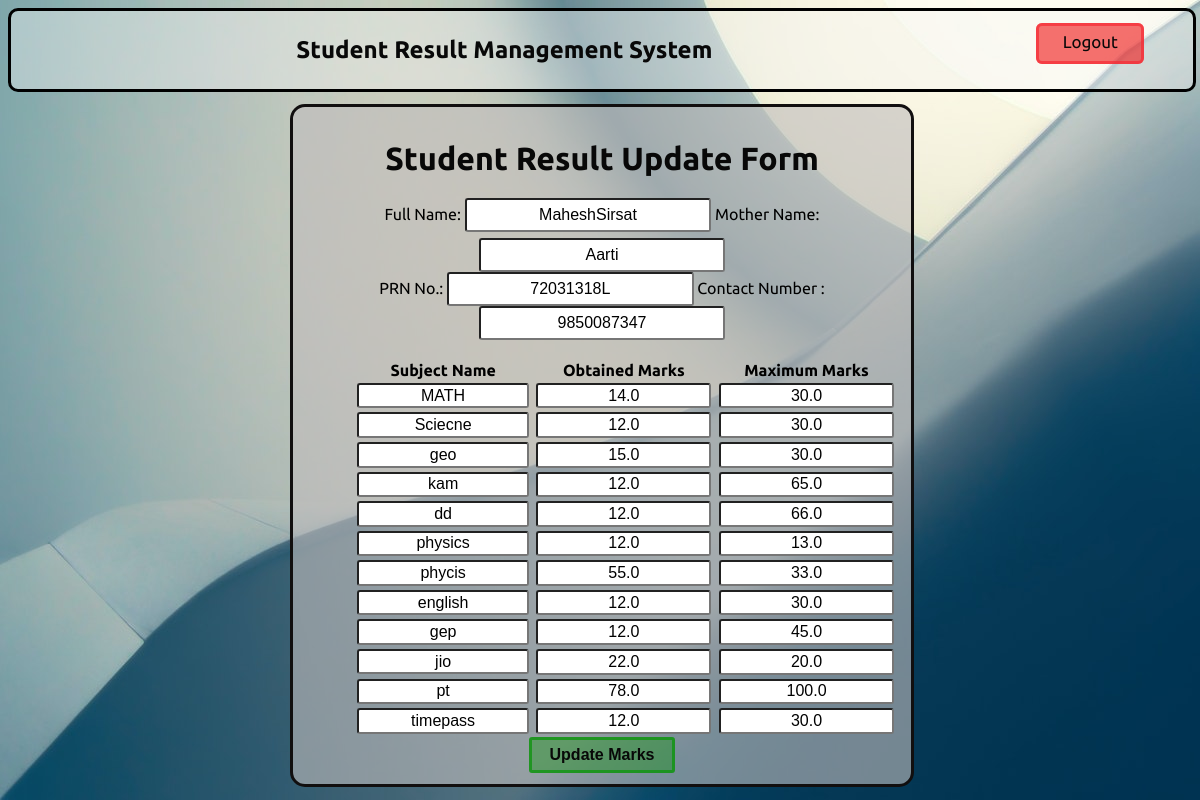
The app's page /updateview/72031318L/ (signed in) with its own data.
### SRMS/models.py (models this page shows, shortened)
class StudentInfo(models.Model):
    Full_Name=models.CharField(max_length=30,default="")
    PRN_No=models.CharField(max_length=20,default="",primary_key=True)
    Mother_Name=models.CharField(max_length=13,default="")
    Contact_Number=models.IntegerField()
    Subject_Name_1=models.CharField(max_length=20,default="",blank=True)
    Obtained_Marks_1=models.CharField(default="",max_length=3,blank=True)
    Maximum_Marks_1=models.CharField(default="",max_length=3,blank=True)
    Subject_Name_2=models.CharField(max_length=20,default="",blank=True)
    Obtained_Marks_2=models.CharField(default="",max_length=3,blank=True)
    Maximum_Marks_2=models.CharField(default="",max_length=3,blank=True)
    Subject_Name_3=models.CharField(max_length=20,default="",blank=True)
    Obtained_Marks_3=models.CharField(default="",max_length=3,blank=True)
    Maximum_Marks_3=models.CharField(default="",max_length=3,blank=True)
    Subject_Name_4=models.CharField(max_length=20,default="",blank=True)
    Obtained_Marks_4=models.CharField(default="",max_length=3,blank=True)
    Maximum_Marks_4=models.CharField(default="",max_length=3,blank=True)
    Subject_Name_5=models.CharField(max_length=20,default="",blank=True)
    Obtained_Marks_5=models.CharField(default="",max_length=3,blank=True)
    Maximum_Marks_5=models.CharField(default="",max_length=3,blank=True)
    Subject_Name_6=models.CharField(max_length=20,default="",blank=True)
    Obtained_Marks_6=models.CharField(default="",max_length=3,blank=True)
    Maximum_Marks_6=models.CharField(default="",max_length=3,blank=True)
    Subject_Name_7=models.CharField(max_length=20,default="",blank=True)
    Obtained_Marks_7=models.CharField(default="",max_length=3,blank=True)
    Maximum_Marks_7=models.CharField(default="",max_length=3,blank=True)
    Subject_Name_8=models.CharField(max_length=20,default="",blank=True)
    Obtained_Marks_8=models.CharField(default="",max_length=3,blank=True)
    Maximum_Marks_8=models.CharField(default="",max_length=3,blank=True)
    Subject_Name_9=models.CharField(max_length=20,default="",blank=True)
    Obtained_Marks_9=models.CharField(default="",max_length=3,blank=True)
    Maximum_Marks_9=models.CharField(default="",max_length=3,blank=True)
    Subject_Name_10=models.CharField(max_length=20,default="",blank=True)
    Obtained_Marks_10=models.CharField(default="",max_length=3,blank=True)
    Maximum_Marks_10=models.CharField(default="",max_length=3,blank=True)
    Subject_Name_11=models.CharField(max_length=20,default="",blank=True)
    Obtained_Marks_11=models.CharField(default="",max_length=3,blank=True)
    Maximum_Marks_11=models.CharField(default="",max_length=3,blank=True)
    Subject_Name_12=models.CharField(max_length=20,default="",blank=True)
    Obtained_Marks_12=models.CharField(default="",max_length=3,blank=True)
    Maximum_Marks_12=models.CharField(default="",max_length=3,blank=True)

### SRMS/views.py (the view)
# urls.py: url('^updateview/(?P<id>\d*[a-zA-Z])/$',views.update_view),
@login_required
def  update_view(request,id):
    form=models.StudentInfo.objects.get(PRN_No=id)
    if request.method=="POST":
        form=forms.StudentInfo(request.POST,instance=form)
        if form.is_valid():
            form.save()
            return redirect("/listview/")
    return render(request,'SRMS/update_view.html',{"Studentinfo":form})

### template/SRMS/update_view.html (shortened to what this page needs)
<!DOCTYPE html>
{% load static %}
<html lang="en">
<head>
    <link rel="stylesheet" type="text/css" href="{% static 'css/base.css' %}">
</head>
<body>
    <nav class="navbar">
        <h1>Student Result Management System</h1>
        <p>
            <a href="/accounts/logout">Logout</a>
        </p>
    </nav>
    <div class="container d2 table1 textfield">
    <h1>Student Result Update Form</h1>
    <form method='POST'>
        Full Name: <input type="text" class="gap" name="Full_Name" value="{{Studentinfo.Full_Name}}" id="">
        Mother Name: <input type="text" name="Mother_Name" value="{{Studentinfo.Mother_Name}}" id="">
        <br>
        PRN No.: <input type="text" name="PRN_No" value="{{Studentinfo.PRN_No}}" id="">
        Contact Number : <input type="text" name="Contact_Number" value="{{Studentinfo.Contact_Number}}" id="">
        <br> <br>
        <table >
            <thead>
                <th>Subject Name</th>
                <th>Obtained Marks</th>
                <th>Maximum Marks</th>
            </thead>
            <tr>
               <td><input type="text" name="Subject_Name_1" value="{{Studentinfo.Subject_Name_1}}" id=""></td>
               <td><input type="text" name="Obtained_Marks_1" value="{{Studentinfo.Obtained_Marks_1}}" id=""></td>
               <td><input type="text" name="Maximum_Marks_1" value="{{Studentinfo.Maximum_Marks_1}}" id=""></td>
            </tr>
            <tr>
                <td><input type="text" name="Subject_Name_2" value="{{Studentinfo.Subject_Name_2}}" id=""></td>
                <td><input type="text" name="Obtained_Marks_2" value="{{Studentinfo.Obtained_Marks_2}}" id=""></td>
                <td><input type="text" name="Maximum_Marks_2" value="{{Studentinfo.Maximum_Marks_2}}" id=""></td>
             </tr>
             <tr>
                <td><input type="text" name="Subject_Name_3" value="{{Studentinfo.Subject_Name_3}}" id=""></td>
                <td><input type="text" name="Obtained_Marks_3" value="{{Studentinfo.Obtained_Marks_3}}" id=""></td>
                <td><input type="text" name="Maximum_Marks_3" value="{{Studentinfo.Maximum_Marks_3}}" id=""></td>
             </tr>
             <tr>
                <td><input type="text" name="Subject_Name_4" value="{{Studentinfo.Subject_Name_4}}" id=""></td>
                <td><input type="text" name="Obtained_Marks_4" value="{{Studentinfo.Obtained_Marks_4}}" id=""></td>
                <td><input type="text" name="Maximum_Marks_4" value="{{Studentinfo.Maximum_Marks_4}}" id=""></td>
             </tr>
             <tr>
                <td><input type="text" name="Subject_Name_5" value="{{Studentinfo.Subject_Name_5}}" id=""></td>
                <td><input type="text" name="Obtained_Marks_5" value="{{Studentinfo.Obtained_Marks_5}}" id=""></td>
                <td><input type="text" name="Maximum_Marks_5" value="{{Studentinfo.Maximum_Marks_5}}" id=""></td>
             </tr>
             <tr>
                <td><input type="text" name="Subject_Name_6" value="{{Studentinfo.Subject_Name_6}}" id=""></td>
                <td><input type="text" name="Obtained_Marks_6" value="{{Studentinfo.Obtained_Marks_6}}" id=""></td>
                <td><input type="text" name="Maximum_Marks_6" value="{{Studentinfo.Maximum_Marks_6}}" id=""></td>
             </tr>
             <tr>
                <td><input type="text" name="Subject_Name_7" value="{{Studentinfo.Subject_Name_7}}" id=""></td>
                <td><input type="text" name="Obtained_Marks_7" value="{{Studentinfo.Obtained_Marks_7}}" id=""></td>
                <td><input type="text" name="Maximum_Marks_7" value="{{Studentinfo.Maximum_Marks_7}}" id=""></td>
             </tr>
             <tr>
                <td><input type="text" name="Subject_Name_8" value="{{Studentinfo.Subject_Name_8}}" id=""></td>
                <td><input type="text" name="Obtained_Marks_8" value="{{Studentinfo.Obtained_Marks_8}}" id=""></td>
                <td><input type="text" name="Maximum_Marks_8" value="{{Studentinfo.Maximum_Marks_8}}" id=""></td>
             </tr>
             <tr>
                <td><input type="text" name="Subject_Name_9" value="{{Studentinfo.Subject_Name_9}}" id=""></td>
                <td><input type="text" name="Obtained_Marks_9" value="{{Studentinfo.Obtained_Marks_9}}" id=""></td>
                <td><input type="text" name="Maximum_Marks_9" value="{{Studentinfo.Maximum_Marks_9}}" id=""></td>
             </tr>
             <tr>
                <td><input type="text" name="Subject_Name_10" value="{{Studentinfo.Subject_Name_10}}" id=""></td>
                <td><input type="text" name="Obtained_Marks_10" value="{{Studentinfo.Obtained_Marks_10}}" id=""></td>
                <td><input type="text" name="Maximum_Marks_10" value="{{Studentinfo.Maximum_Marks_10}}" id=""></td>
             </tr>
             <tr>
                <td><input type="text" name="Subject_Name_11" value="{{Studentinfo.Subject_Name_11}}" id=""></td>
                <td><input type="text" name="Obtained_Marks_11" value="{{Studentinfo.Obtained_Marks_11}}" id=""></td>
                <td><input type="text" name="Maximum_Marks_11" value="{{Studentinfo.Maximum_Marks_11}}" id=""></td>
             </tr>
             <tr>
                <td><input type="text" name="Subject_Name_12" value="{{Studentinfo.Subject_Name_12}}" id=""></td>
                <td><input type="text" name="Obtained_Marks_12" value="{{Studentinfo.Obtained_Marks_12}}" id=""></td>
                <td><input type="text" name="Maximum_Marks_12" value="{{Studentinfo.Maximum_Marks_12}}" id=""></td>
             </tr>
            </table >
           <input  class="btn" type="submit" value="Update Marks">
            </form> </div>
        </body>
</html>

### static/css/base.css (style rules this page uses)
.navbar { padding: 5px; border-radius: 10px; background:rgba(244, 244, 245, 0.4); border:3px solid black; text-align: center; display: grid; grid-template-columns: 5fr 1fr; }
.navbar a { text-decoration: none; font-size: 17px; border-radius: 6px; padding: 3% 12%; padding-bottom: 5%; color: rgb(8, 8, 8); background: rgba(241, 21, 21,0.6); border:3px solid rgba(247, 42, 52,0.7); }
body { word-wrap: break-word; font-family: 'Ubuntu', sans-serif; background-image:url('pexels-johannes-plenio-1103970.jpg') ; background-position: center; background-repeat: no-repeat; background-size:cover ; background-attachment: fixed; z-index: 1; opacity: 1; width: 99%; height: 100%; }
h1 { color: rgb(8, 8, 8); }
.container { word-wrap: break-word; text-decoration:none ; border: 3px solid rgb(17, 15, 15); display: block; padding: 3%; border-radius: 15px; margin: auto; text-align: center; background: rgba(192, 188, 188,0.6); }
.table1 { border-spacing: 30px; list-style: none; }
.table1 td input { width: 90%; }
.btn { font-weight: bold; color: rgb(8, 8, 8); border-radius: 10px; padding: 10px; text-decoration: none; border: 3px solid rgba(17, 148, 17,0.8); background-color: rgba(17, 148, 17,0.4); }
.textfield input { font-size: 1rem; padding: 1% 3% 1% 3%; border-radius: 3px; }
.d2 { width: 50%; padding:1%; margin-top: 1%; }
.d2 table { margin-left: 8%; }
.d2 input { text-align: center; }

### template/SRMS/update_view.html (style rules this page uses)
.gap { margin-bottom: 1%; }

### records on screen
StudentInfo: Full_Name "MaheshSirsat", Mother_Name "Aarti", PRN_No "72031318L", Contact_Number "9850087347", Subject_Name_1 "MATH", Obtained_Marks_1 "14.0", Maximum_Marks_1 "30.0", Subject_Name_2 "Sciecne", Obtained_Marks_2 "12.0", Maximum_Marks_2 "30.0", Subject_Name_3 "geo", Obtained_Marks_3 "15.0", Maximum_Marks_3 "30.0", Subject_Name_4 "kam", Obtained_Marks_4 "12.0", Maximum_Marks_4 "65.0", Subject_Name_5 "dd", Obtained_Marks_5 "12.0", Maximum_Marks_5 "66.0", Subject_Name_6 "physics", Obtained_Marks_6 "12.0", Maximum_Marks_6 "13.0", Subject_Name_7 "phycis", Obtained_Marks_7 "55.0", Maximum_Marks_7 "33.0", Subject_Name_8 "english", Obtained_Marks_8 "12.0", Maximum_Marks_8 "30.0", Subject_Name_9 "gep", Obtained_Marks_9 "12.0", Maximum_Marks_9 "45.0", Subject_Name_10 "jio", Obtained_Marks_10 "22.0", Maximum_Marks_10 "20.0", Subject_Name_11 "pt", Obtained_Marks_11 "78.0", Maximum_Marks_11 "100.0", Subject_Name_12 "timepass", Obtained_Marks_12 "12.0", Maximum_Marks_12 "30.0"
